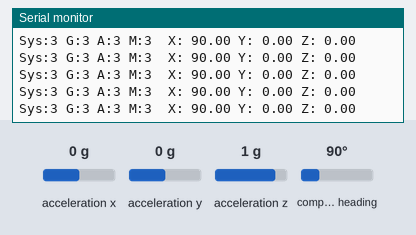
The sketch below on a simulated Arduino Uno, built with avr-gcc and run on an emulated ATmega328P. On the bench: the last lines printed to the serial monitor. The inputs (shaded band) are chosen by the test bench; at power-on: acceleration x 0 g, acceleration y 0 g, acceleration z 1 g, compass heading 90°.

Above: at 1.2 s.
1.3 s: acceleration x set to -1.4 g
At 1.9 s:
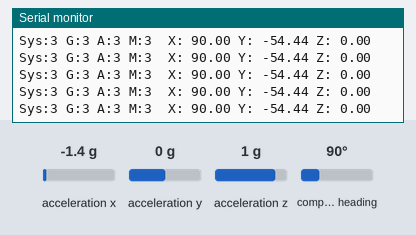
4.3 s: acceleration y set to -1.4 g
At 5.1 s:
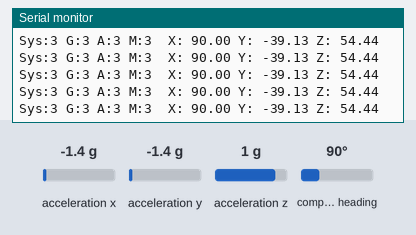
5.8 s: acceleration z set to -1.4 g
At 6.4 s:
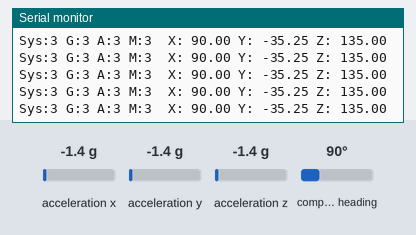
7.3 s: compass heading set to 180°
At 8.2 s:
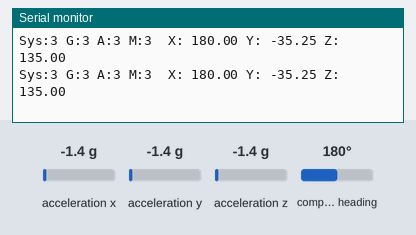
10.3 s: acceleration x set to 0 g
At 11.3 s:
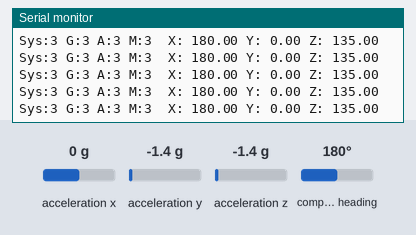
13.3 s: acceleration y set to 0 g
At 14.3 s:
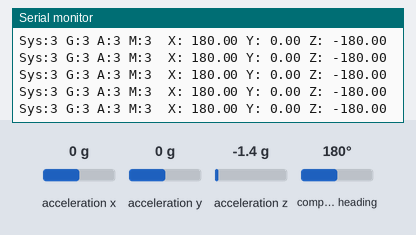
Timing chart, 0 to 16.3 s (numbered marks = the images above; inputs shaded):
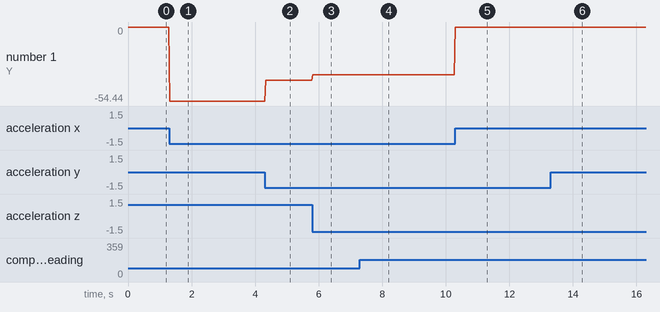

The sketch:

headtracker_Micro_BNO055_Debug.ino
```cpp
#include <Wire.h>
#include <Adafruit_Sensor.h>
#include <Adafruit_BNO055.h>
#include <utility/imumaths.h>


/* This driver uses the Adafruit unified sensor library (Adafruit_Sensor),
   which provides a common 'type' for sensor data and some helper functions.

   To use this driver you will also need to download the Adafruit_Sensor
   library and include it in your libraries folder.

   You should also assign a unique ID to this sensor for use with
   the Adafruit Sensor API so that you can identify this particular
   sensor in any data logs, etc.  To assign a unique ID, simply
   provide an appropriate value in the constructor below (12345
   is used by default in this example).
*/

/* Set the delay between fresh samples */
#define BNO055_SAMPLERATE_DELAY_MS (30)

// Check I2C device address and correct line below (by default address is 0x29 or 0x28)
//                                   id, address
Adafruit_BNO055 bno = Adafruit_BNO055(55, 0x28);

/**************************************************************************/
/*
    Display sensor calibration status
*/
/**************************************************************************/
void displayCalStatus(void)
{
  /* Get the four calibration values (0..3) */
  /* Any sensor data reporting 0 should be ignored, */
  /* 3 means 'fully calibrated" */
  uint8_t system, gyro, accel, mag;
  system = gyro = accel = mag = 0;
  bno.getCalibration(&system, &gyro, &accel, &mag);

  /* The data should be ignored until the system calibration is > 0 */

  /* Display the individual values */
  Serial.print("Sys:");
  Serial.print(system, DEC);
  Serial.print(" G:");
  Serial.print(gyro, DEC);
  Serial.print(" A:");
  Serial.print(accel, DEC);
  Serial.print(" M:");
  Serial.print(mag, DEC);
  Serial.print("\t");
}

/**************************************************************************/
/*
    Arduino setup function (automatically called at startup)
*/
/**************************************************************************/
void setup(void)
{
  Serial.begin(115200);
  Serial.println("Orientation Sensor Test"); Serial.println("");
  /* Initialise the sensor */
  if(!bno.begin())
  {
    /* There was a problem detecting the BNO055 ... check your connections */
    Serial.print("Ooops, no BNO055 detected ... Check your wiring or I2C ADDR!");
    while(1);
  }
  bno.setExtCrystalUse(true);
}

/**************************************************************************/
/*
    Arduino loop function, called once 'setup' is complete
*/
/**************************************************************************/
void loop(void)
{

  /* Display calibration status */
  displayCalStatus();

  /* Display the floating point data */
  imu::Vector<3> euler = bno.getVector(Adafruit_BNO055::VECTOR_EULER);
  imu::Quaternion quat = bno.getQuat();

  Serial.print("X: ");
  Serial.print(euler.x());
  Serial.print(" Y: ");
  Serial.print(euler.y());
  Serial.print(" Z: ");
  Serial.print(euler.z());
  Serial.print("\t");

  /* New line for the next sample */
  Serial.println("");

  /* Wait the specified delay before requesting nex data */
  delay(BNO055_SAMPLERATE_DELAY_MS);
}
```

Measured:
- after the input at 1.3 s, the serial monitor: prints a new line at once (image 1)
- after the input at 4.3 s, the serial monitor: prints a new line at once (image 2)
- after the input at 5.8 s, the serial monitor: prints a new line at once (image 3)
- after the input at 7.3 s, the serial monitor: prints a new line at once (image 4)
- after the input at 10.3 s, the serial monitor: prints a new line at once (image 5)
- after the input at 13.3 s, the serial monitor: prints a new line at once (image 6)
- plotted number 1: 0 → -54.44 after the input at 1.3 s, -54.44 → -39.13 after the input at 4.3 s, -39.13 → -35.25 after the input at 5.8 s, -35.25 → 0 after the input at 7.3 s
